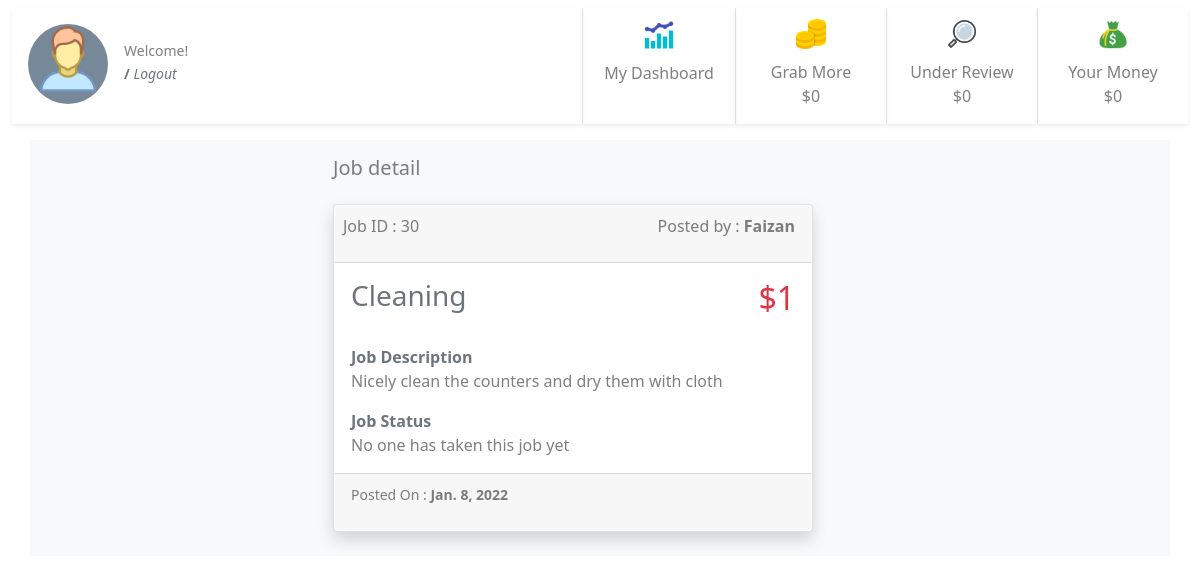
Page /30/ (signed in) on the committed database.
### jobs/models.py (models this page shows, shortened)
class JobPost(models.Model):
    job_title = models.CharField(max_length=200)
    publish_date = models.DateTimeField('date published', auto_now_add=True)
    job_is_template = models.BooleanField(default=False)
    job_detail = models.CharField(max_length=200)
    job_price = models.IntegerField(default=0)
    job_taken = models.BooleanField(default=False)
    job_under_review = models.BooleanField(default=False)
    job_passed_review = models.BooleanField(default=False)
    job_taken_date = models.DateTimeField('date job taken', null=True, blank=True)
    job_done = models.BooleanField(default=False)
    job_done_date = models.DateTimeField('date job completed', null=True, blank=True)
    job_taker = models.ForeignKey(User, on_delete=models.CASCADE, null=True, blank=True, related_name='job_user')
    job_creator = models.ForeignKey(User, on_delete=models.CASCADE, null=True, blank=True, related_name='job_author')
    job_rejected_by_admin = models.BooleanField(default=False)
    job_expired = models.BooleanField(default=False)
    job_paid = models.BooleanField(default=False)
    job_payment_id = models.ForeignKey(Payments, on_delete=models.CASCADE, null=True, blank=True, related_name='job_payment_id')

### jobs/views.py (the view)
# urls.py: path('<int:pk>/', views.detail, name='detail'),
@login_required
def detail(request, pk):
    print(pk)
    detail = get_object_or_404(JobPost, pk=pk)
    template = loader.get_template('jobs/detail.html')
    if request.user == 'AnonymousUser':
        usr = "None"
    else:
        usr = request.user
    context = {
    'detail': detail,
    'user': usr,
     }
    return HttpResponse(template.render(context, request))

### jobs/templates/jobs/detail.html (shortened to what this page needs)
{% extends "jobs/base.html" %} {% block user %} {{user.first_name}} {{user.last_name}} {% endblock user %} {% block detail %} {% load static %}
<div class="container bg-light">
    {% if detail %}
    <div class="row justify-content-center">
        <div class="col-6 ">
            <h5 class="py-3 text-start text-black-50">Job detail</h5>
            <div class="card mb-4 shadow rounded" style="width: 30rem;">
                <a class="btn p-0" href="../" style="width: 100%;">
                    <div class="card-body p-0">
                        <div class="card-header d-flex ps-2 m-0 bg-gray  justify-content-between text-black-50">
                            Job ID : {{detail.id}}
                            <p class="text-black-50 ">Posted by : <strong>{{detail.job_creator.first_name}}</strong> </p>
                        </div>
                        <div class="d-flex justify-content-between">
                            <h3 class="card-title pb-1 p-3 text-secondary">{{ detail.job_title }}</h3>
                            <h2 class="text-danger pb-1 p-3">${{detail.job_price}}</h2>
                        </div>
                        <div class="py-0 p-3 text-start">
                            <strong class="text-secondary">Job Description</strong>
                            <p class="text-black-50">{{detail.job_detail}}</p>
                            <strong class="text-secondary">Job Status</strong> {% if detail.job_done %}
                            <p class="text-black-50">This job is done by <strong>{{detail.job_taker.first_name}}</strong> </p>
                            {% elif detail.job_taken %}
                            <p class="text-black-50">This job is taken by <strong>{{detail.job_taker.first_name}}</strong> </p>
                            {% else %}
                            <p class="text-black-50">No one has taken this job yet</p>
                            {% endif %}
                        </div>
                    </div>
                    <div class="card-footer bg-gray mt-0 text-black-50 text-start">
                        <p><small class="card-text ">Posted On : <strong> {{detail.publish_date.date}}</strong></small></p>
                    </div>
                </a>
            </div>
        </div>
    </div>
    {% else %}
    <div class="card-body">
        <h2 class="card-title">No data available.</h2>
    </div>
    {% endif %}
</div>
{% endblock detail %} {% block sidebar %}
<div class="d-flex flex-row " style="">
    <div class="d-flex flex-row ">
        <div class=" mt-2 mb-2  text-center border-start shadow-sm">
            <a class="btn p-0" style="width: 100%;" href="{% url 'jobs:dashboard' %}">
                <div class="" style="width: 150px;">
                    <img class="m-2" src="{% static 'jobs/dashboard.png' %}" style="width: 36px; height: 36px;" alt="Card image">
                    <div class="">
                        <p class="m-0 text-black-50 fs-6">My Dashboard</p>
                    </div>
                </div>
            </a>
        </div>
        <div class=" mt-2 mb-2  text-center border-start shadow-sm">
            <div class="" style="width: 150px;">
                <img class="m-2" src="{% static 'jobs/unclaimed.png'%}" style="width: 36px; height: 36px;" alt="Card image">
                <div class="">
                    <p class="m-0 text-black-50 fs-6">Grab More</p> {% if unclaimed.job_price__sum != None %}
                    <p class="text-black-50 fs-6">${{unclaimed.job_price__sum}}</p>
                    {% else %}
                    <p class="text-black-50 fs-6">$0</p>
                    {% endif %}
                </div>
            </div>
        </div>
        <div class=" mt-2 mb-2  text-center border-start shadow-sm">
            <div class="" style="width: 150px;">
                <img class="m-2" src="{% static 'jobs/underreview.png'%}" style="width: 36px; height: 36px;" alt="Card image">
                <div class="">
                    <p class="m-0 text-black-50">Under Review</p> {% if my_money_under_review_this_month.job_price__sum != None %}
                    <p class="text-black-50 fs-6">${{my_money_under_review_this_month.job_price__sum}}</p>
                    {% else %}
                    <p class="text-black-50 fs-6">$0</p>
                    {% endif %}
                </div>
            </div>
        </div>
        <div class=" mt-2 mb-2  text-center border-start shadow-sm">
            <div class="" style="width: 150px;">
                <img class="m-2" src="{% static 'jobs/mymoney.png'%}" style="width: 36px; height: 36px;" alt="Card image">
                <div class="">
                    <p class="m-0 text-black-50">Your Money</p> {% if my_total_this_mont.job_price__sum != None %}
                    <p class="text-black-50 fs-6">${{my_total_this_mont.job_price__sum}}</p>
                    {% else %}
                    <p class="text-black-50 fs-6">$0</p>
                    {% endif %}
                </div>
            </div>
        </div>
    </div>
</div>
<div> {% endblock sidebar %}

### rows in the picture
JobPost: id "30", job_creator.first_name "Faizan", job_title "Cleaning", job_price "1", job_detail "Nicely clean the counters and dry them with cloth", publish_date "Jan. 8, 2022"
